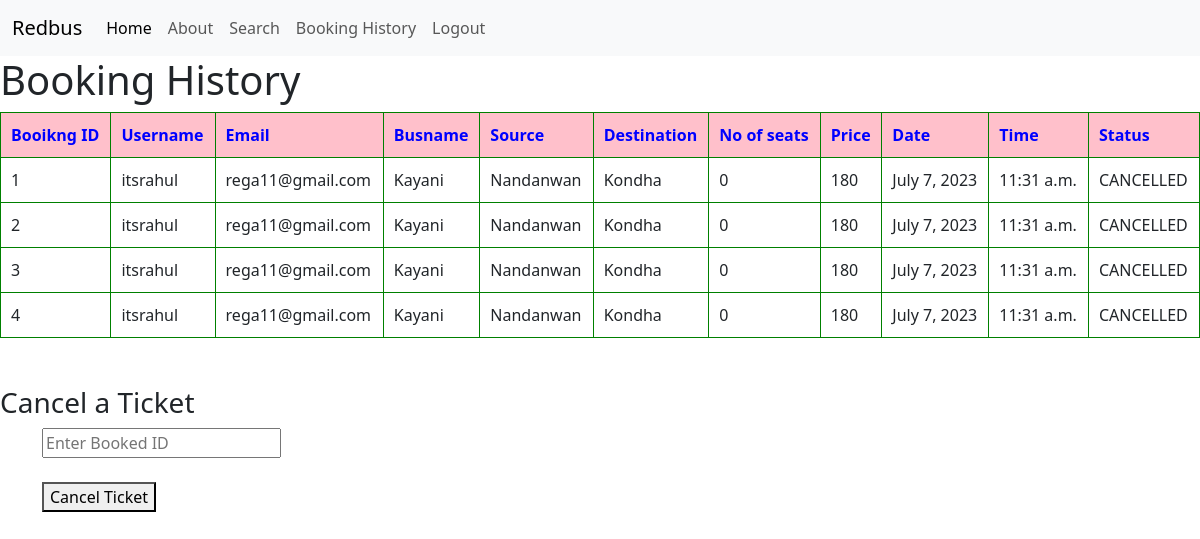
/bookinghistory (signed in), run on the app's committed database.
### myapp/models.py (models this page shows)
class Book(models.Model):
    BOOKED="B"
    CANCELLED="C"
    TICKET_STATUS=((BOOKED,'Booked'), (CANCELLED,'Cancelled'))
    email=models.EmailField()
    name=models.CharField(max_length=30)
    userid=models.DecimalField(decimal_places=0,max_digits=3)
    busid=models.DecimalField(decimal_places=0,max_digits=3)
    bus_name=models.CharField(max_length=30)
    source=models.CharField(max_length=30)
    dest=models.CharField(max_length=30)
    nos=models.DecimalField(decimal_places=0,max_digits=2)
    price=models.DecimalField(decimal_places=0,max_digits=6)
    date=models.DateField()
    time=models.TimeField()
    status=models.CharField(choices=TICKET_STATUS, default=BOOKED, max_length=2)

### myapp/views.py (the view)
# urls.py: path("bookinghistory", views.bookinghistory, name="bookinghistory"),
@login_required(login_url='signin')
def bookinghistory(request, new={}):
    context={}
    id_r=request.user.id
    book_list=Book.objects.filter(userid=id_r)
    if book_list:
        return render(request,'myapp/bookinghistory.html',locals())
    else:
        context["error"]="sorry no ticked booked in this account"
        return render(request,'myapp/findbus.html', context)

### myapp/templates/myapp/bookinghistory.html (shortened to what this page needs)
{% extends 'myapp/base.html' %}
{% block content %}
<h1>Booking History</h1><table>
 <tr>
<th>Booikng ID</th>
<th>Username</th>
<th>Email</th>
<th>Busname</th>
 <th>Source</th>
<th>Destination</th>
<th>No of seats</th>
<th>Price</th>
<th>Date</th>
<th>Time</th>
 <th>Status</th>
</tr>
{% for z in book_list %}
<tr>
<td>{{z.id}}</td>
<td>{{z.name}}
<td>{{z.email}}</td>
<td>{{z.bus_name}}</td>
<td>{{z.source}}</td>
<td>{{z.dest}}</td>
<td>{{z.nos}}</td>
<td>{{z.price}}</td>
<td>{{z.date}}</td>
<td>{{z.time}}</td>
<td>{{z.status}}</td>
</tr>
{% endfor %}
</table>
<br>
<br>
<h3>Cancel a Ticket</h3>
<form action="{% url 'cancel' %}" method="post">
<div class="container">
<input type="number" placeholder="Enter Booked ID" name="bus_id" required>
<br>
<br>
<button type="submit" >Cancel Ticket</button>
</div>{{error}}</form>
{% endblock %}

### myapp/templates/myapp/base.html (shortened to what this page needs)
<!DOCTYPE html>
<html lang="en">
<head>
  <link href="https://cdn.jsdelivr.net/npm/bootstrap@5.3.0-alpha3/dist/css/bootstrap.min.css" rel="stylesheet">
</head>
<body>
<nav class="navbar navbar-expand-lg bg-body-tertiary">
  <div class="container-fluid">
    <a class="navbar-brand" href="#">Redbus</a>
    <div class="collapse navbar-collapse" id="navbarSupportedContent">
      <ul class="navbar-nav me-auto mb-2 mb-lg-0">
        <li class="nav-item">
          <a class="nav-link active" aria-current="page" href="{% url 'home' %}">Home</a>
        </li>
        <li class="nav-item">
          <a class="nav-link" href="{% url 'about' %}">About</a>
        </li>
        <li class="nav-item">
          <a class="nav-link" href="{% url 'findbus' %}">Search</a>
        </li>
<li class="nav-item">
          <a class="nav-link" href="{% url 'bookinghistory' %}">Booking History</a>
        </li>
           {% if request.user.is_active %}
         <li class="nav-item">
          <a class="nav-link"  href="{% url 'signout'%}">Logout</a>
        </li>
        {% else %}
         <li class="nav-item">
          <a class="nav-link"  href="{% url 'signup'%}">Sign up</a>
        </li>
        {% endif %}
      </ul>
    </div>
  </div>
</nav>
{% block content %}
{% endblock %}
</body>
</html>

### myapp/templates/myapp/bookinghistory.html (style rules this page uses)
table { width:100%; }
th,td { padding:10px; border:1px solid green; }
th { background-color:pink; color:blue; }

### data on the page
Book: id "1", name "itsrahul", email "rega11@gmail.com", bus_name "Kayani", source "Nandanwan", dest "Kondha", nos "0", price "180", date "July 7, 2023", time "11:31 a.m.", status "CANCELLED"
Book: id "2", name "itsrahul", email "rega11@gmail.com", bus_name "Kayani", source "Nandanwan", dest "Kondha", nos "0", price "180", date "July 7, 2023", time "11:31 a.m.", status "CANCELLED"
Book: id "3", name "itsrahul", email "rega11@gmail.com", bus_name "Kayani", source "Nandanwan", dest "Kondha", nos "0", price "180", date "July 7, 2023", time "11:31 a.m.", status "CANCELLED"
Book: id "4", name "itsrahul", email "rega11@gmail.com", bus_name "Kayani", source "Nandanwan", dest "Kondha", nos "0", price "180", date "July 7, 2023", time "11:31 a.m.", status "CANCELLED"
